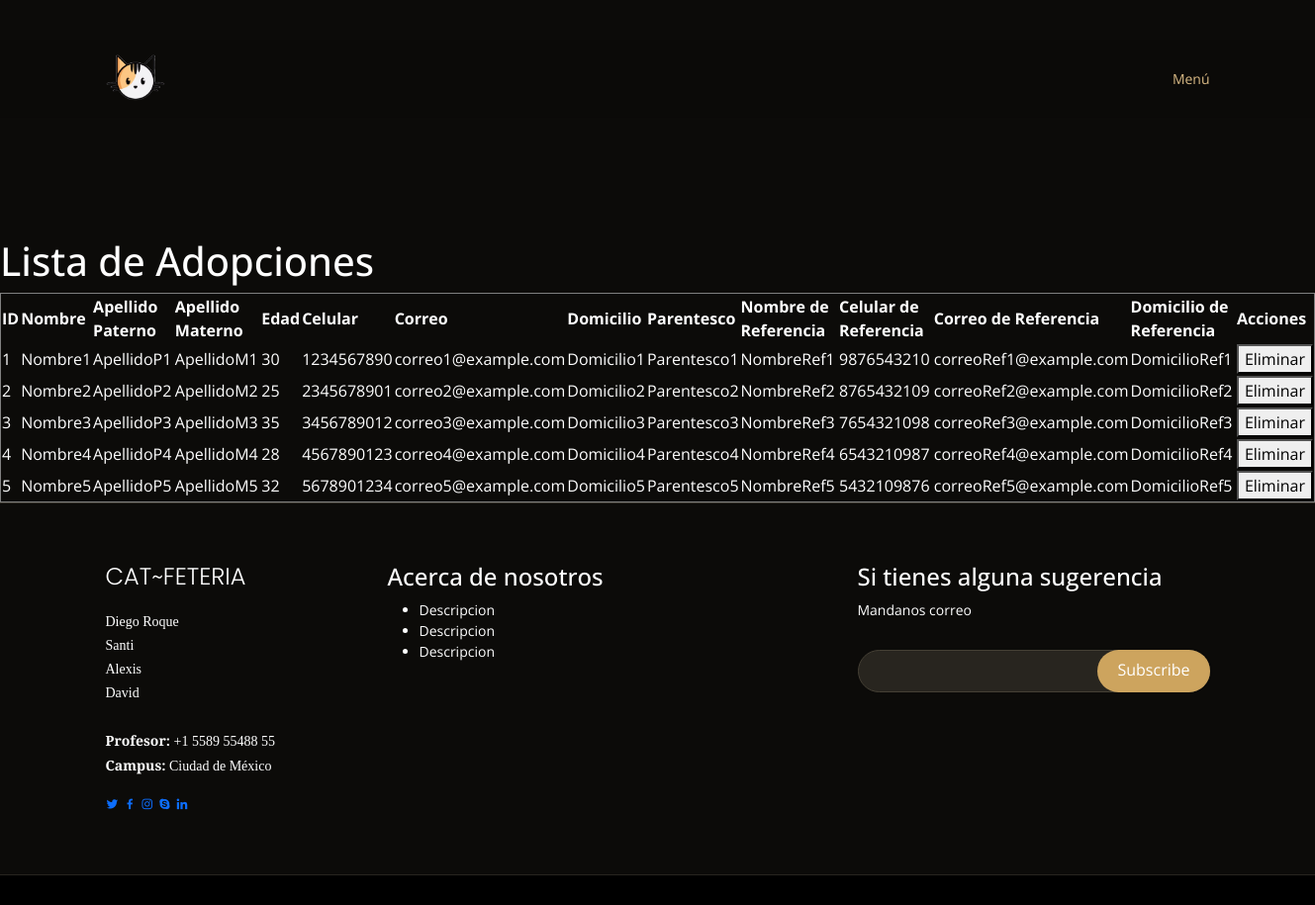
The app's page /adopcionAdmin with its own data.
### tables this page shows
CREATE TABLE adopcion (
        id_adopcion INTEGER PRIMARY KEY,
        id_gato INTEGER,
        nombre varchar(20),
        apellidoP varchar(20),
        apellidoM varchar(20),
        edad INTEGER,
        celular INTEGER,
        correo varchar(20),
        domicilio varchar(30),
                   
        parentesco varchar(20),
        nombre_ref varchar(20),
        celular_ref INTEGER,
        correo_ref varchar(20),
        domicilio_ref varchar(30),
                   
        FOREIGN KEY (id_gato) REFERENCES gatos (id_gato)
    );

### app.py (the view)
@app.route('/adopcionAdmin')
def adopcionAdmin():
    with get_db_connection() as con:
        cur = con.cursor()
        cur.execute("SELECT * FROM adopcion")
        adopcion = cur.fetchall()
    con.close()
    return render_template("adopcionAdmin.html", adopcion=adopcion)

### app.py (called while the page is built)
def get_db_connection():
    return sqlite3.connect("Cafe.db")

### templates/adopcionAdmin.html (shortened to what this page needs)
<!DOCTYPE html>
<html lang="en">
<head>
  <link href="{{ url_for('static', filename='assets/vendor/aos/aos.css') }}" rel="stylesheet">
  <link href="{{ url_for('static', filename='assets/vendor/bootstrap/css/bootstrap.min.css') }}" rel="stylesheet">
  <link href="{{ url_for('static', filename='assets/vendor/bootstrap-icons/bootstrap-icons.css') }}" rel="stylesheet">
  <link href="{{ url_for('static', filename='assets/vendor/boxicons/css/boxicons.min.css') }}" rel="stylesheet">
  <link href="{{ url_for('static', filename='assets/vendor/glightbox/css/glightbox.min.css') }}" rel="stylesheet">
  <link href="{{ url_for('static', filename='assets/vendor/swiper/swiper-bundle.min.css') }}" rel="stylesheet">
  <link rel="stylesheet" href="{{ url_for('static', filename='assets/css/style.css') }}">
</head>
<body>
<header id="header" class="fixed-top d-flex align-items-cente">
  <div class="container-fluid container-xl d-flex align-items-center justify-content-lg-between">
    <img src="{{ url_for('static', filename='assets/img/gattito.png') }}" alt="logo" width="60" height="48" class="d-inline-block align-text-top">
    <nav id="navbar" class="navbar order-last order-lg-0">
      <ul>
        <li><a class="nav-link scrollto active" href="{{ url_for('IndexAdmin') }}">Menú</a></li>
      </ul>
    </nav>
  </div>
</header> <br><br><br><br><br><br><br><br><br><br>
    <h1>Lista de Adopciones</h1>
    <table border="1">
        <thead>
            <tr>
                <th>ID</th>
                <th>Nombre</th>
                <th>Apellido Paterno</th>
                <th>Apellido Materno</th>
                <th>Edad</th>
                <th>Celular</th>
                <th>Correo</th>
                <th>Domicilio</th>
                <th>Parentesco</th>
                <th>Nombre de Referencia</th>
                <th>Celular de Referencia</th>
                <th>Correo de Referencia</th>
                <th>Domicilio de Referencia</th>
                <th>Acciones</th>
            </tr>
        </thead>
        <tbody>
            {% for adopcion_item in adopcion %}
            <tr>
                <td>{{ adopcion_item[0] }}</td>
                <td>{{ adopcion_item[2] }}</td>
                <td>{{ adopcion_item[3] }}</td>
                <td>{{ adopcion_item[4] }}</td>
                <td>{{ adopcion_item[5] }}</td>
                <td>{{ adopcion_item[6] }}</td>
                <td>{{ adopcion_item[7] }}</td>
                <td>{{ adopcion_item[8] }}</td>
                <td>{{ adopcion_item[9] }}</td>
                <td>{{ adopcion_item[10] }}</td>
                <td>{{ adopcion_item[11] }}</td>
                <td>{{ adopcion_item[12] }}</td>
                <td>{{ adopcion_item[13] }}</td>
                <td>
                    <form action="{{ url_for('eliminarA')}}" method="post">
                        <button type="submit">Eliminar</button>
                    </form>
                </td>
            </tr>
            {% endfor %}
        </tbody>
    </table>
<footer id="footer">
  <div class="footer-top">
    <div class="container">
      <div class="row">
        <div class="col-lg-3 col-md-6">
          <div class="footer-info">
            <h3>CAT~FETERIA</h3>
            <p>
              Diego Roque <br>
              Santi<br>
              Alexis<br>
              David <br>
              <br>
              <strong>Profesor:</strong> +1 5589 55488 55<br>
              <strong>Campus:</strong> Ciudad de México<br>
            </p>
            <div class="social-links mt-3">
              <a href="#" class="twitter"><i class="bx bxl-twitter"></i></a>
              <a href="#" class="facebook"><i class="bx bxl-facebook"></i></a>
              <a href="#" class="instagram"><i class="bx bxl-instagram"></i></a>
              <a href="#" class="google-plus"><i class="bx bxl-skype"></i></a>
              <a href="#" class="linkedin"><i class="bx bxl-linkedin"></i></a>
            </div>
          </div>
        </div>
        <div class="col-lg-5 col-md-6 footer-links">
          <h4>Acerca de nosotros</h4>
          <ul>
            <li> Descripcion</li>
            <li> Descripcion</li>
            <li> Descripcion</li>
          </ul>
        </div>
        <div class="col-lg-4 col-md-6 footer-newsletter">
          <h4>Si tienes alguna sugerencia</h4>
          <p>Mandanos correo</p>
          <form action="" method="post">
            <input type="email" name="email"><input type="submit" value="Subscribe">
          </form>
        </div>
      </div>
    </div>
  </div>
</footer>
</body>
</html>

### static/assets/css/style.css (style rules this page uses)
body { font-family: "Open Sans", sans-serif; background: #0c0b09; color: #fff; }
#header { background: rgba(12, 11, 9, 0.6); border-bottom: 1px solid rgba(12, 11, 9, 0.6); transition: all 0.5s; z-index: 997; padding: 15px 0; top: 40px; }
.navbar { padding: 0; }
.navbar ul { margin: 0; padding: 0; display: flex; list-style: none; align-items: center; }
.navbar li { position: relative; }
.navbar a, .navbar a:focus { display: flex; align-items: center; justify-content: space-between; padding: 10px 0 10px 30px; color: #fff; white-space: nowrap; transition: 0.3s; font-size: 14px; }
.navbar a:hover, .navbar .active, .navbar .active:focus, .navbar li:hover>a { color: #d9ba85; }
#footer { background: black; padding: 0 0 30px 0; color: #fff; font-size: 14px; }
#footer .footer-top { background: #0c0b09; border-top: 1px solid #37332a; border-bottom: 1px solid #28251f; padding: 60px 0 30px 0; }
#footer .footer-top .footer-info { margin-bottom: 30px; }
#footer .footer-top .footer-info h3 { font-size: 24px; margin: 0 0 20px 0; padding: 2px 0 2px 0; line-height: 1; font-weight: 300; text-transform: uppercase; font-family: "Poppins", sans-serif; }
#footer .footer-top .footer-info p { font-size: 14px; line-height: 24px; margin-bottom: 0; font-family: "Playfair Display", serif; color: #fff; }
#footer .footer-top .footer-newsletter form { margin-top: 30px; background: #28251f; padding: 6px 10px; position: relative; border-radius: 50px; border: 1px solid #454035; }
#footer .footer-top .footer-newsletter form input[type=email] { border: 0; padding: 4px; width: calc(100% - 110px); background: #28251f; color: white; }
#footer .footer-top .footer-newsletter form input[type=submit] { position: absolute; top: -1px; right: -1px; bottom: -1px; border: 0; background: none; font-size: 16px; padding: 0 20px 2px 20px; background: #cda45e; color: #fff; transition: 0.3s; border-radius: 50px; }

### records on screen
adopcion: id_adopcion "1", nombre "Nombre1", apellidoP "ApellidoP1", apellidoM "ApellidoM1", edad "30", celular "1234567890", correo "correo1@example.com", domicilio "Domicilio1", parentesco "Parentesco1", nombre_ref "NombreRef1", celular_ref "9876543210", correo_ref "correoRef1@example.com", domicilio_ref "DomicilioRef1"
adopcion: id_adopcion "2", nombre "Nombre2", apellidoP "ApellidoP2", apellidoM "ApellidoM2", edad "25", celular "2345678901", correo "correo2@example.com", domicilio "Domicilio2", parentesco "Parentesco2", nombre_ref "NombreRef2", celular_ref "8765432109", correo_ref "correoRef2@example.com", domicilio_ref "DomicilioRef2"
adopcion: id_adopcion "3", nombre "Nombre3", apellidoP "ApellidoP3", apellidoM "ApellidoM3", edad "35", celular "3456789012", correo "correo3@example.com", domicilio "Domicilio3", parentesco "Parentesco3", nombre_ref "NombreRef3", celular_ref "7654321098", correo_ref "correoRef3@example.com", domicilio_ref "DomicilioRef3"
adopcion: id_adopcion "4", nombre "Nombre4", apellidoP "ApellidoP4", apellidoM "ApellidoM4", edad "28", celular "4567890123", correo "correo4@example.com", domicilio "Domicilio4", parentesco "Parentesco4", nombre_ref "NombreRef4", celular_ref "6543210987", correo_ref "correoRef4@example.com", domicilio_ref "DomicilioRef4"
adopcion: id_adopcion "5", nombre "Nombre5", apellidoP "ApellidoP5", apellidoM "ApellidoM5", edad "32", celular "5678901234", correo "correo5@example.com", domicilio "Domicilio5", parentesco "Parentesco5", nombre_ref "NombreRef5", celular_ref "5432109876", correo_ref "correoRef5@example.com", domicilio_ref "DomicilioRef5"
